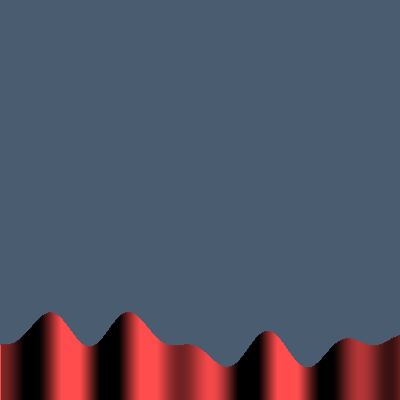
Frame 1 (no input)
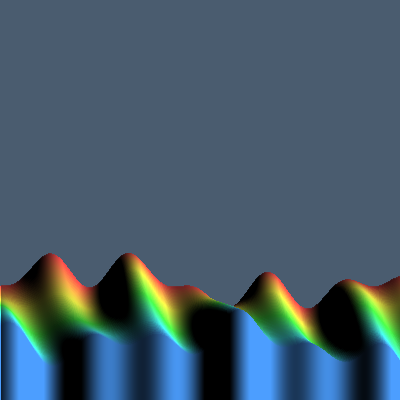
Frame 60 (the mouse pressed at the canvas centre just before this capture)
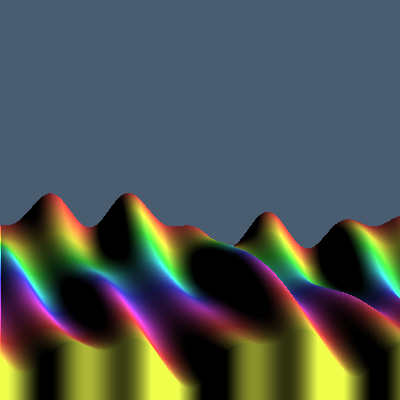
Frame 120 (the mouse held since frame 60 and released just before this capture)

The Processing sketch that drew these frames (run headless with seeded random() and noise(); from frame 60 on, the mouse is pressed at the canvas centre):

// Processing sketch: sine_mountains
// ── sine_mountains.pde
/* OpenProcessing Tweak of *@*http://www.openprocessing.org/sketch/38385*@* */
/* !do not delete the line above, required for linking your tweak if you re-upload */
float b = 0;
float co = 0;

void setup() {
  size(400, 400);
  background(#4A5C6F);
  colorMode(HSB, 100);
}

void draw() {
  copy(0, 0, width, height, 0, -1, width, height);

  float a = 0;
  float x = 0;
  float k1 = map(sin(1+b*0.31), -1, 1, 0.11, 2.1);
  float k2 = map(sin(2+b*0.47), -1, 1, 0.13, 2.3);
  float k3 = map(sin(3+b*0.71), -1, 1, 0.15, 2.5);
  float oldy = 0;
  while (x < width) {
    float y = map(sin(b*k1-a)*sin(a*k2+b*k3)*sin(a*k1-b), -1, 1, 300, 390);
    stroke(co, 70, map(y - oldy, -1, 1, 0, 100));
    line(x, y, x, height);
    x = x + 1;
    a = a + 0.0171;
    oldy = y;
  }
  b = b + 0.0183;
  co = co + 1;
  if (co > 100) {
    co = 0;
  }
}
